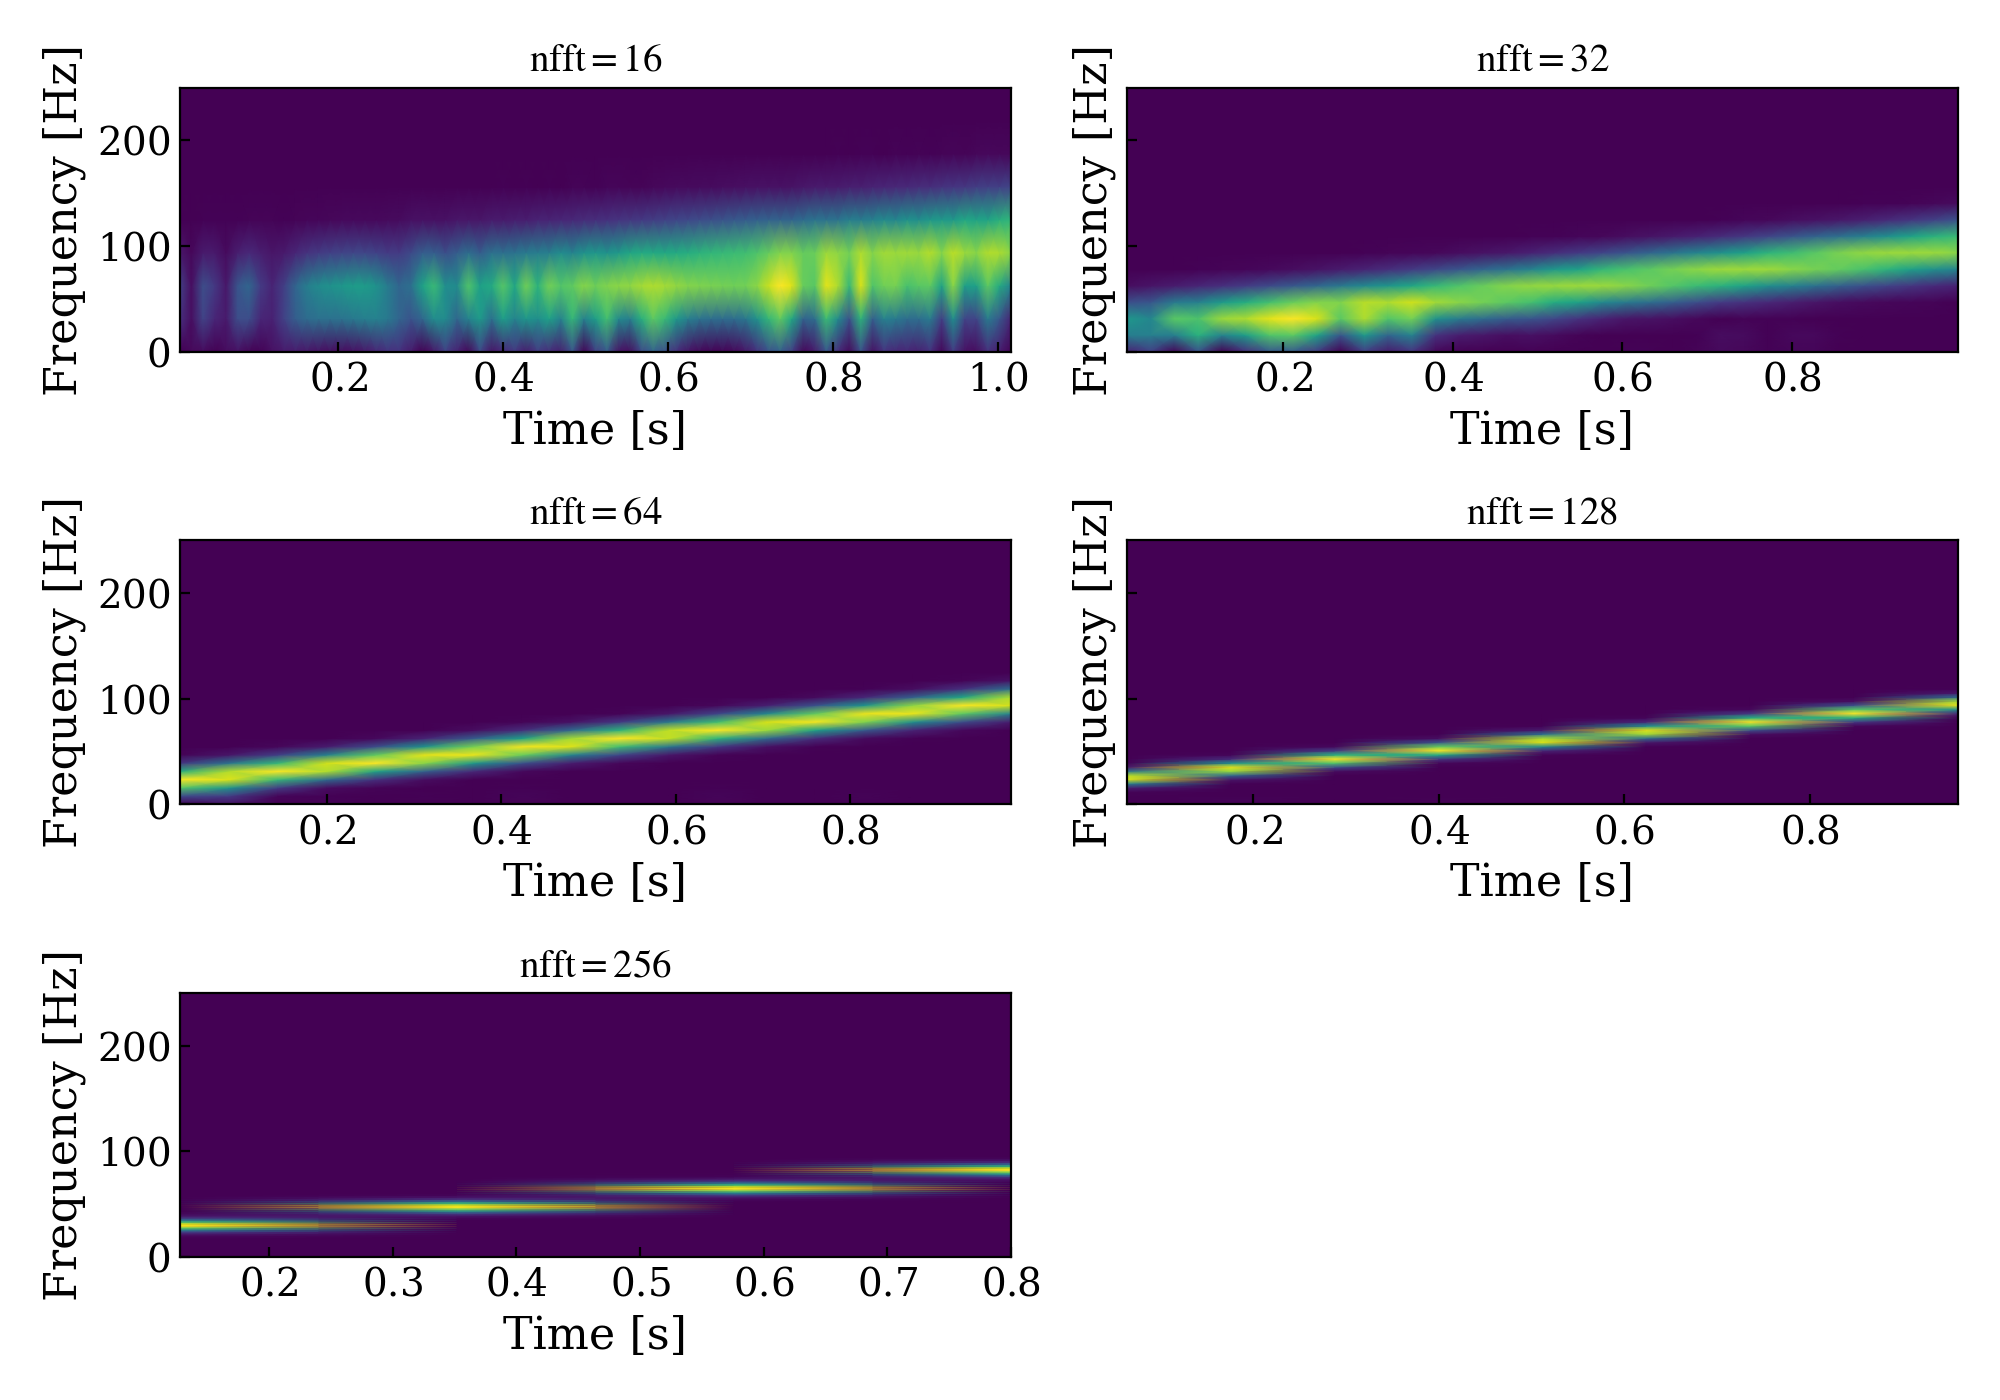

Source code (Python):
from pathlib import Path

import scipy.signal as signal
from matplotlib import pyplot as plt

from sat.common import set_custom_pyplot_styles
from sat.lab03.chirp import fs, get_chirp

if __name__ == "__main__":
    set_custom_pyplot_styles()

    fig, axs = plt.subplots(nrows=3, ncols=2, sharey=True)
    axs = axs.flatten()

    for idx, nfft in enumerate([16, 32, 64, 128, 256]):
        ax = axs[idx]

        _, wave = get_chirp(N=512)
        freqs, times, spect = signal.spectrogram(
            wave,
            fs=fs,
            window=("hamming"),
            nperseg=nfft // 2,
            nfft=nfft,
        )

        ax.pcolormesh(times, freqs, spect, shading="gouraud")

        ax.set_title(f"$\\text{{nfft}} = {nfft}$")
        ax.set_xlabel("Time [s]")
        ax.set_ylabel("Frequency [Hz]")

    axs[-1].axis("off")

    fig.tight_layout()
    plt.savefig(Path(__file__).with_suffix(".png"))
    # plt.show()
